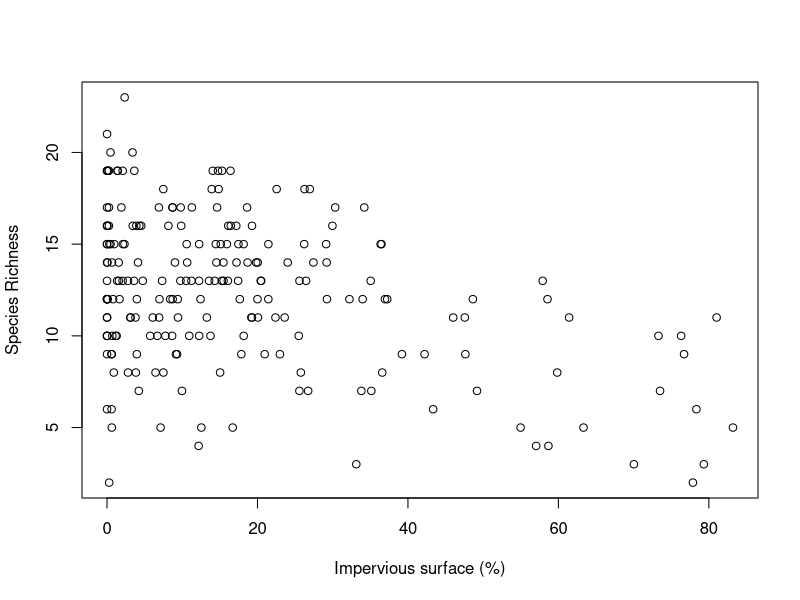
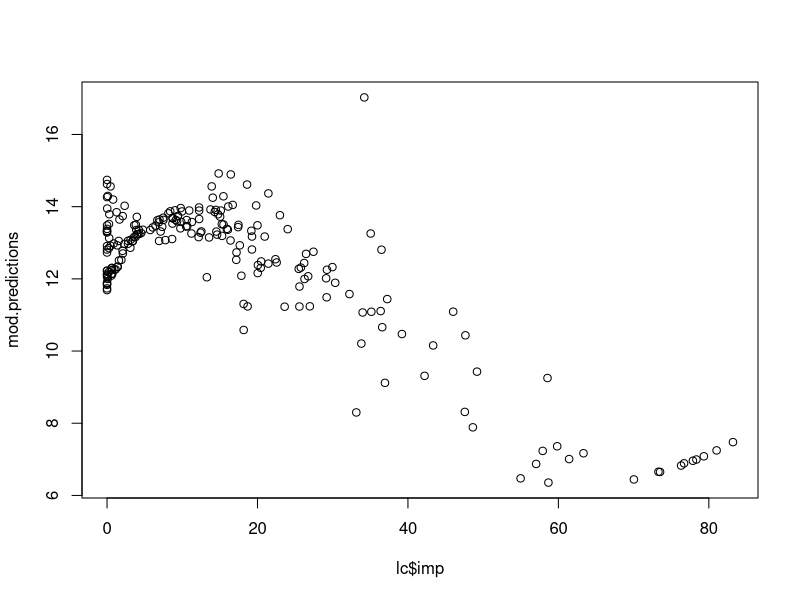
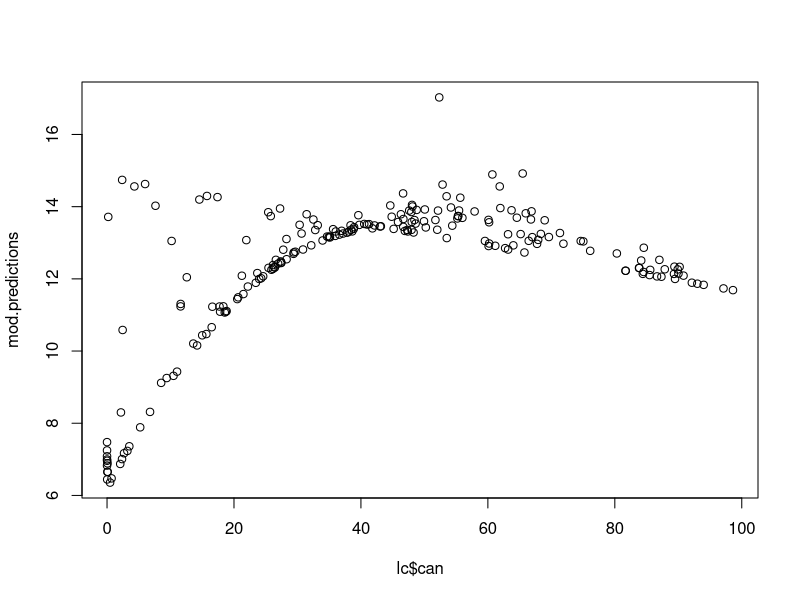

R code for these plots, in order: (Note: this script raises an error after producing the figures.)
# Load packages:

library(vegan)
library(reshape)

# Get data:

setwd('~/Community_analysis')

pc = read.csv('derived-data/pc_10_14.csv')
g = read.csv('derived-data/guilds.csv')
lc = read.csv('derived-data/pts_lc100.csv')

#--------------------------------------------------------------------------------*
# ---- PREPARE DATA FOR ANALYSIS ----
#================================================================================*

# For this run, I will use the max count per location across distance classes:

pc$counts = pc[,7]+pc[,8]+pc[,9]+pc[,10]+pc[,11]

# Prepare count frame

pc = pc[,-c(3:5,7:15)]

t = melt(pc, id = c('site','year','species'))

t2 = cast(t, site ~ species ~ variable,max)

t3 = data.frame(t2)

t3m = as.matrix(t3)

t3m[t3m == -Inf]<-0

t4 = data.frame(t3m)

colnames(t4) = gsub('.counts','',colnames(t4))

# One of the sites has never had a count, remove it:

t4$sums = rowSums(t4)

t4 = t4[t4$sums!=0,-56]

# Ensure all lc and pc files are covered (and vice-versa):

lc = unique(lc)

lc.sites = data.frame(lc[,1])
colnames(lc.sites) = 'site'

t4$site = row.names(t4)

t5 = merge(t4, lc.sites, all = F)

pc.sites = data.frame(t5$site)
names(pc.sites) = 'site'

pc = t5[,-1]

lc1 = merge(lc, pc.sites, all = F, incomparables = NA)

lc = lc1

#--------------------------------------------------------------------------------*
# ---- Log-transform count data ----
#================================================================================*

head(pc)

pc2 = pc[,-53]

for(i in 1:dim(pc2)[2]){
  pc2[,i] = log(1+pc2[,i])
}

pc = pc2

#--------------------------------------------------------------------------------*
# ---- Counts by guild ----
#================================================================================*

pc1 = read.csv('derived-data/pc_10_14.csv')
g$species = tolower(g$species)

pcg = merge(pc1,g, all = F)


#### Prepare count frame ----

# For this run, I will use the max count per location across distance classes:

pcg$counts = pcg[,7]+pcg[,8]+pcg[,9]+pcg[,10]+pcg[,11]

# Remove Bert Drake:

pcg = pcg[pcg$site!='DRAKBERMD1',]

# Separate by life history trait

pcg.troph = pcg
pcg.nest = pcg
pcg.migr = pcg

pcg$trophic = paste(pcg.troph$foraging, pcg.troph$trophic, sep='-')


trophic = aggregate(pcg$counts,by = list(pcg$site,pcg$year,pcg$trophic),sum)
names(trophic) = c('site','year','guild','count')
nest = aggregate(pcg$counts,by = list(pcg$site,pcg$year,pcg$nest),sum)
names(nest) = c('site','year','guild','count')
mig = aggregate(pcg$counts,by = list(pcg$site,pcg$year,pcg$migratory),sum)
names(mig) = c('site','year','guild','count')


# Function to prepare count frames

prep.guild = function(life.history){
  t = melt(life.history, id = c('site','year','guild'))
  t2 = cast(t, site ~ guild,max)
  t3 = data.frame(t2)[,-1]
  t3m = as.matrix(t3)
  t3m[t3m == -Inf]<-0
  t4 = data.frame(t3m)
  t4$site = t2$site
  lc = unique(lc)
  lc.sites = data.frame(lc[,1])
  colnames(lc.sites) = 'site'
  t5 = merge(t4, lc.sites, all = F)
  pc.sites = data.frame(t2$site)
  names(pc.sites) = 'site'
  t5 = t5[,-1]
  # Convert to log-transformed counts:
  pc2 = t5  
  for(i in 1:dim(pc2)[2]){
    pc2[,i] = log(1+pc2[,i])
  }
  pc2
}

trophic = prep.guild(trophic)
nest = prep.guild(nest)
mig = prep.guild(mig)

#--------------------------------------------------------------------------------*
# ---- Species richness ----
#================================================================================*

sr = specnumber(pc)

plot(sr~imp, data = lc, xlab = 'Impervious surface (%)', ylab = 'Species Richness')

mod.i2c2.full = glm(sr~imp + can + imp:can + I(imp^2) + I(can^2), data = lc)
mod.i2.inter = glm(sr~imp + can + imp:can + I(imp^2), data = lc)
mod.c2.inter = glm(sr~imp + can + imp:can + I(can^2), data = lc)
mod.ic.inter = glm(sr~imp + can + imp:can, data = lc)
mod.i2c2 = glm(sr~imp + can + I(imp^2) + I(can^2), data = lc)
mod.ic2 = glm(sr~imp + can + I(can^2), data = lc)
mod.c2 = glm(sr~can + I(can^2), data = lc)
mod.ic = glm(sr~can + imp, data = lc)
mod.c = glm(sr~can, data = lc)
mod.i2c = glm(sr~imp + can + I(imp^2), data = lc)
mod.i2 = glm(sr~imp + I(imp^2), data = lc)
mod.i = glm(sr~imp, data = lc)
mod.null = glm(sr~1, data = lc)


mod.list = list(mod.i2c2.full, mod.i2.inter,mod.c2.inter, mod.ic.inter, 
                mod.i2c2, mod.ic2, mod.c2, mod.ic, mod.c, mod.i2c, mod.i2,
                mod.i, mod.null)



aic_out = numeric()
formulas = character()
deviance = numeric()

for(i in 1:length(mod.list)){
  formulas[i] = as.character(mod.list[[i]]$formula[3])
  aic_out[i] = AIC(mod.list[[i]])
  deviance[i] = mod.list[[i]]$deviance
}

out.df = data.frame(formulas, aic_out, deviance)

out.df = out.df[order(out.df$aic_out),]

out.df$dAIC = out.df$aic_out-min(out.df$aic_out)

out.df$w = round(exp(-0.5*out.df$dAIC)/sum(exp(-0.5*out.df$dAIC)),3)

out.df = out.df[,c(1:2, 4:5, 3)]

# Output:

out.df

summary(mod.list[[2]])

summary(lm(sr~imp + can + imp:can + I(imp^2), data = lc))

imp = seq(0,100, 1)
can = seq(0,100, 1)

mod.predictions = predict(mod.i2.inter, type = 'response')

plot(mod.predictions~lc$imp)
plot(mod.predictions~lc$can)

x = 1:100
y = 1:100

grid = mesh(x,y)
g1 = grid$x + grid$y
g1 = ifelse(g1>100, NA, 1)

z =with(grid, 14.817241-0.287151*x+0.0023908*x^2-0.0317364*y+0.0060869*x*y)

z = z*g1

t = melt(z)
t = na.omit(t)
names(t) = c('imp','can','richness')

t2 = ggplot(t, aes(imp,can,z = richness))
t2 + geom_tile(aes(fill = richness))+
  scale_fill_continuous(name = 'Richness',low = "yellow", high = "red")+
  stat_contour(bins = 20,size = .25)+
  xlab('% Impervious') + ylab('% Canopy') + 
  # Add themes:
  theme(axis.text = element_text(size=14, color = 1),
        axis.title.x = element_text(vjust = -.5),
        axis.title.y = element_text(vjust = .5),
        axis.title = element_text(size=18, vjust = -1),
        axis.line = element_line(colour = "black"),
        panel.background = element_blank())


#--------------------------------------------------------------------------------*
# ---- Guild richness ----
#================================================================================*

gr.troph = specnumber(trophic)
gr.nest = specnumber(nest)
gr.mig = specnumber(mig)

#--------------------------------------------------------------------------------*
# ---- Trophic ----
#--------------------------------------------------------------------------------*

plot(gr.troph~imp, data = lc, xlab = 'Impervious surface (%)', ylab = 'Species Richness')

mod.i2c2.full = glm(gr.troph~imp + can + imp:can + I(imp^2) + I(can^2), data = lc)
mod.i2.inter = glm(gr.troph~imp + can + imp:can + I(imp^2), data = lc)
mod.c2.inter = glm(gr.troph~imp + can + imp:can + I(can^2), data = lc)
mod.ic.inter = glm(gr.troph~imp + can + imp:can, data = lc)
mod.i2c2 = glm(gr.troph~imp + can + I(imp^2) + I(can^2), data = lc)
mod.ic2 = glm(gr.troph~imp + can + I(can^2), data = lc)
mod.c2 = glm(gr.troph~can + I(can^2), data = lc)
mod.ic = glm(gr.troph~can + imp, data = lc)
mod.c = glm(gr.troph~can, data = lc)
mod.i2c = glm(gr.troph~imp + can + I(imp^2), data = lc)
mod.i2 = glm(gr.troph~imp + I(imp^2), data = lc)
mod.i = glm(gr.troph~imp, data = lc)
mod.null = glm(gr.troph~1, data = lc)


mod.list = list(mod.i2c2.full, mod.i2.inter,mod.c2.inter, mod.ic.inter, 
                mod.i2c2, mod.ic2, mod.c2, mod.ic, mod.c, mod.i2c, mod.i2,
                mod.i, mod.null)


aic_out = numeric()
formulas = character()
deviance = numeric()

for(i in 1:length(mod.list)){
  formulas[i] = as.character(mod.list[[i]]$formula[3])
  aic_out[i] = AIC(mod.list[[i]])
  deviance[i] = mod.list[[i]]$deviance
}

out.df = data.frame(formulas, aic_out, deviance)

out.df = out.df[order(out.df$aic_out),]

out.df$dAIC = out.df$aic_out-min(out.df$aic_out)

out.df$w = round(exp(-0.5*out.df$dAIC)/sum(exp(-0.5*out.df$dAIC)),3)

out.df = out.df[,c(1:2, 4:5, 3)]

# Output:

out.df

summary(mod.list[[2]])

mod.predictions = predict(mod.i2.inter, type = 'response')

plot(mod.predictions~lc$imp)
plot(mod.predictions~lc$can)

x = seq(min(lc$imp), max(lc$imp), by = .5)
y = seq(min(lc$can), max(lc$can), by = .5)

grid<-mesh(x,y)

g1 = grid$x+grid$y

g1 = ifelse(g1>100, NA, 1)

grid$x = g1 * grid$x
grid$y = g1 * grid$y


z =with(grid, 6.868165184-0.116676485*x-0.005092819*y+0.000872133*x^2+0.001824743*x*y)

grid[[3]] = z

persp3D(z = z, x = x, y = y, theta = 25, phi = 5, 
        xlab = 'Impervious surface (%)',
        ylab = 'Canopy cover (%)',
        zlab = 'Trophic richness',ticktype ='detailed',cex.axis = .65,
        cex.lab = .8)

# Hmmmm ... this makes little sense because you can't be over 100% land cover (summed). This 
# plot, however, sugests highest richness with highest canopy cover and impervious surface.
# Need to do this with real data!

grid<-mesh(x,y)

g1 = grid$x+grid$y

g1 = ifelse(g1>100, NA, 1)


x = 1:100
y = 1:100

grid = mesh(x,y)
g1 = grid$x + grid$y
g1 = ifelse(g1>100, NA, 1)

z =with(grid, 6.868165184-0.116676485*x-0.005092819*y+0.000872133*x^2+0.001824743*x*y)

z = z*g1

t = melt(z)
t = na.omit(t)
  names(t) = c('imp','can','richness')

t2 = ggplot(t, aes(imp,can,z = richness))
  t2 + geom_tile(aes(fill = richness))+
    scale_fill_continuous(name = 'Richness',low = "yellow", high = "red")+
    stat_contour(bins = 20,size = .5)+
    xlab('% Impervious') + ylab('% Canopy') + 
    # Add themes:
  theme(axis.text = element_text(size=14, color = 1),
        axis.title.x = element_text(vjust = -.5),
        axis.title.y = element_text(vjust = .5),
        axis.title = element_text(size=18, vjust = -1),
        axis.line = element_line(colour = "black"),
        panel.background = element_blank())


#--------------------------------------------------------------------------------*
# ---- Nest ----
#--------------------------------------------------------------------------------*

plot(gr.nest~imp, data = lc, xlab = 'Impervious surface (%)', ylab = 'Species Richness')

mod.i2c2.full = glm(gr.nest~imp + can + imp:can + I(imp^2) + I(can^2), data = lc)
mod.i2.inter = glm(gr.nest~imp + can + imp:can + I(imp^2), data = lc)
mod.c2.inter = glm(gr.nest~imp + can + imp:can + I(can^2), data = lc)
mod.ic.inter = glm(gr.nest~imp + can + imp:can, data = lc)
mod.i2c2 = glm(gr.nest~imp + can + I(imp^2) + I(can^2), data = lc)
mod.ic2 = glm(gr.nest~imp + can + I(can^2), data = lc)
mod.c2 = glm(gr.nest~can + I(can^2), data = lc)
mod.ic = glm(gr.nest~can + imp, data = lc)
mod.c = glm(gr.nest~can, data = lc)
mod.i2c = glm(gr.nest~imp + can + I(imp^2), data = lc)
mod.i2 = glm(gr.nest~imp + I(imp^2), data = lc)
mod.i = glm(gr.nest~imp, data = lc)
mod.null = glm(gr.nest~1, data = lc)


mod.list = list(mod.i2c2.full, mod.i2.inter,mod.c2.inter, mod.ic.inter, 
                mod.i2c2, mod.ic2, mod.c2, mod.ic, mod.c, mod.i2c, mod.i2,
                mod.i, mod.null)


aic_out = numeric()
formulas = character()
deviance = numeric()

for(i in 1:length(mod.list)){
  formulas[i] = as.character(mod.list[[i]]$formula[3])
  aic_out[i] = AIC(mod.list[[i]])
  deviance[i] = mod.list[[i]]$deviance
}

out.df = data.frame(formulas, aic_out, deviance)

out.df = out.df[order(out.df$aic_out),]

out.df$dAIC = out.df$aic_out-min(out.df$aic_out)

out.df$w = round(exp(-0.5*out.df$dAIC)/sum(exp(-0.5*out.df$dAIC)),3)

out.df = out.df[,c(1:2, 4:5, 3)]

# Output:

out.df

summary(mod.list[[4]])

mod.predictions = predict(mod.list[[4]], type = 'response')

plot(mod.predictions~lc$imp)
plot(mod.predictions~lc$can)

x = seq(0, round(max(lc$imp),0), by = 1)
y = seq(0, round(max(lc$can),0), by = 1)

x = 1:100
y = 1:100

grid = mesh(x,y)
g1 = grid$x + grid$y
g1 = ifelse(g1>100, NA, 1)

z =with(grid, 4.3346876-0.0206286*x-0.0103436*y+0.0008807*x*y)

z = z*g1

t = melt(z)
t = na.omit(t)
names(t) = c('imp','can','richness')

t2 = ggplot(t, aes(imp,can,z = richness))
t2 + geom_tile(aes(fill = richness))+
  scale_fill_continuous(name = 'Richness',low = "yellow", high = "red")+
  stat_contour(bins = 20,size = .25)+
  xlab('% Impervious') + ylab('% Canopy') + 
  # Add themes:
  theme(axis.text = element_text(size=14, color = 1),
        axis.title.x = element_text(vjust = -.5),
        axis.title.y = element_text(vjust = .5),
        axis.title = element_text(size=18, vjust = -1),
        axis.line = element_line(colour = "black"),
        panel.background = element_blank())
